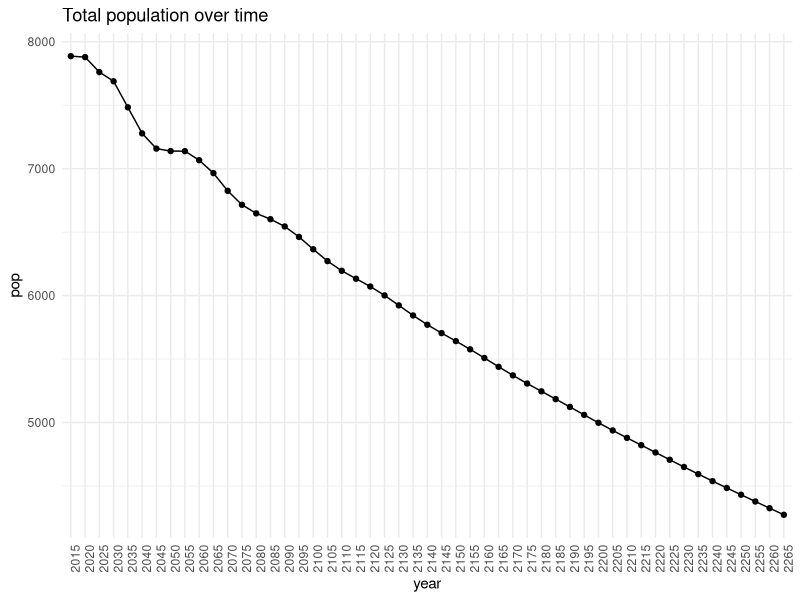
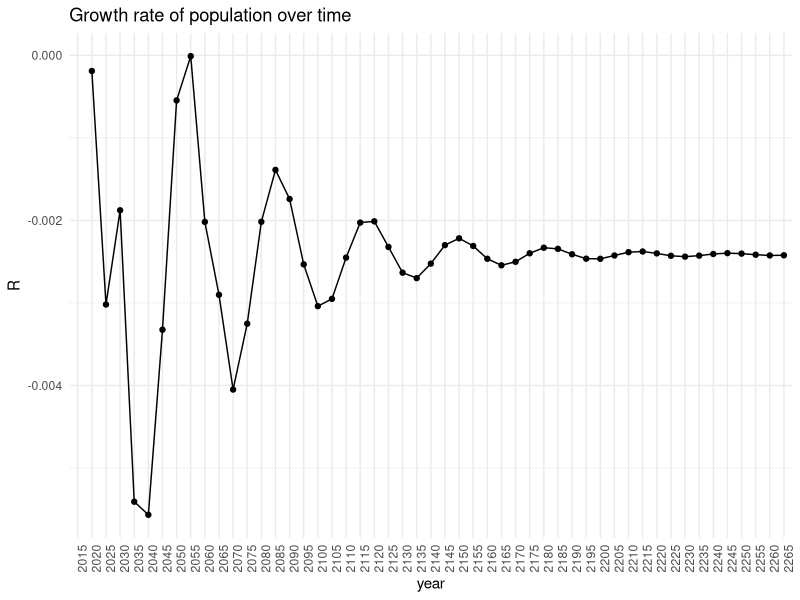
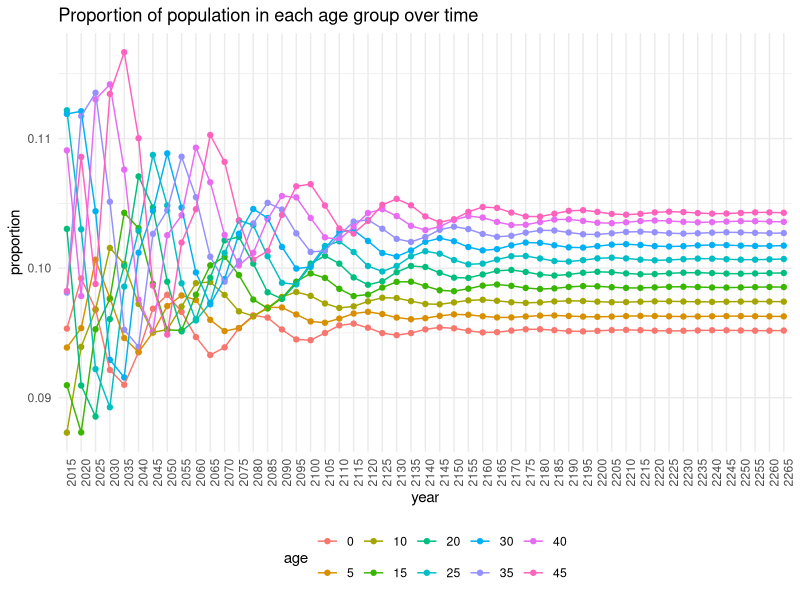
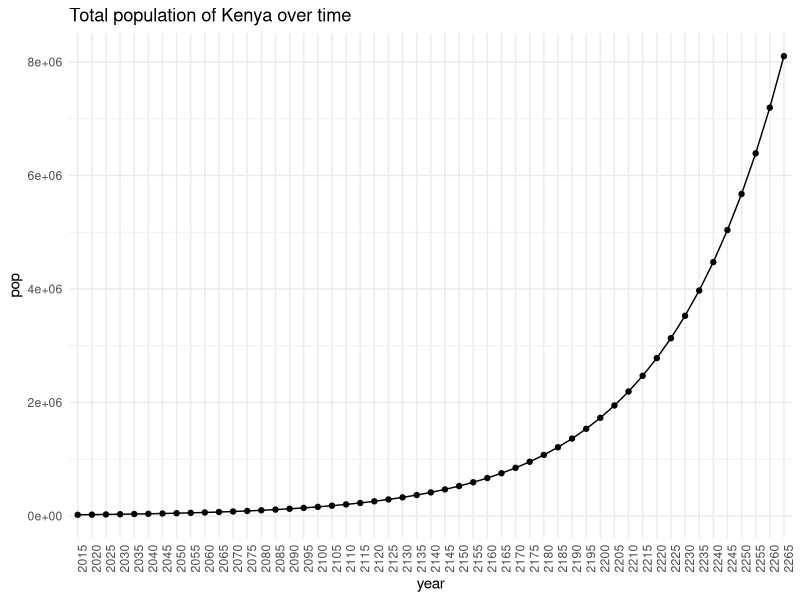
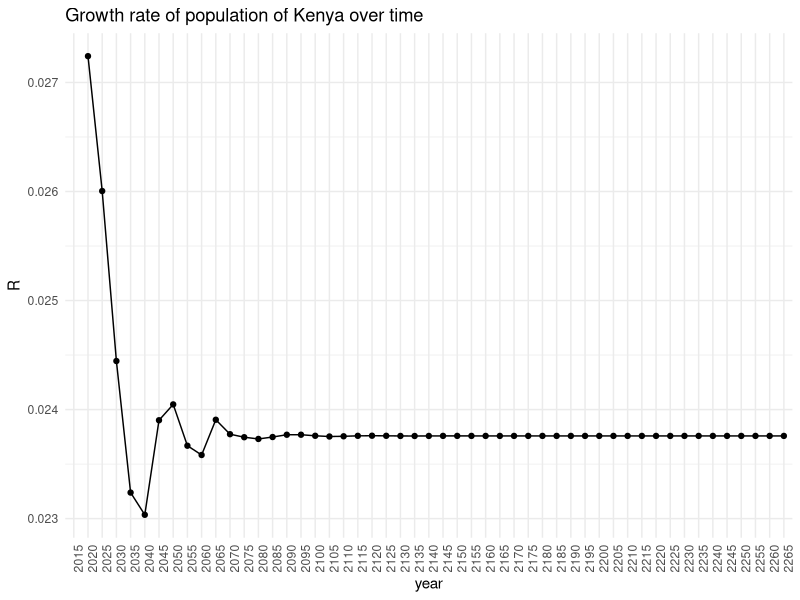
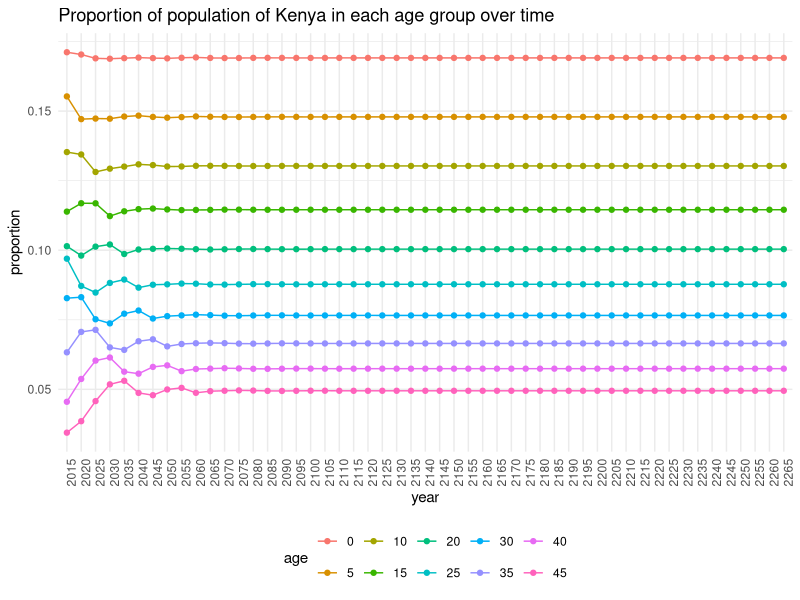
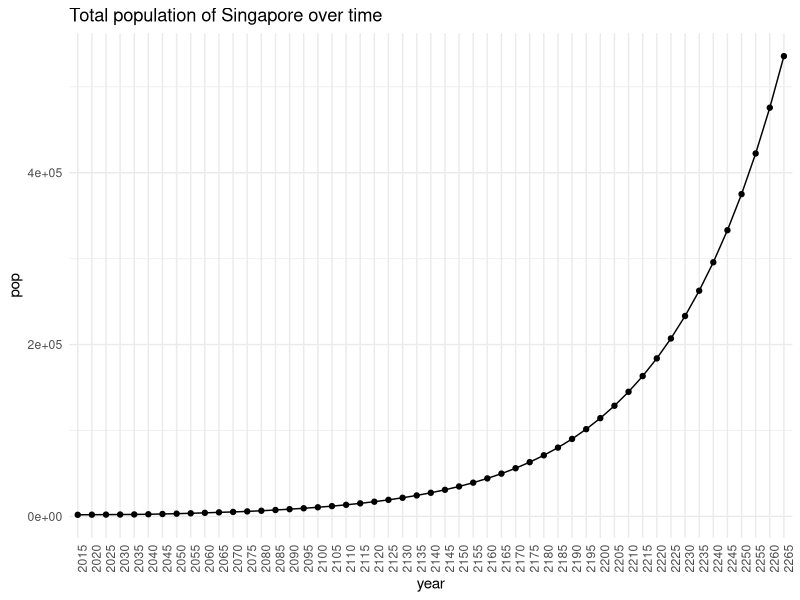
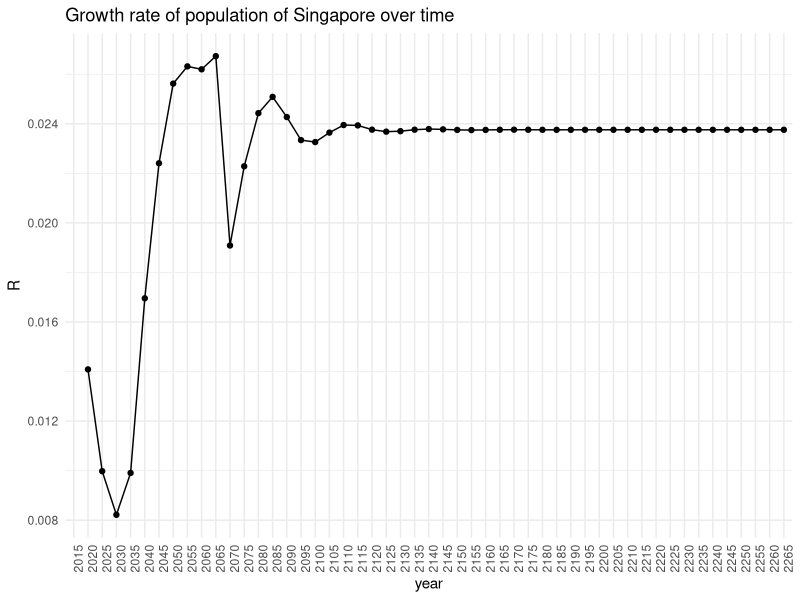

Generate these figures, in order, with R:
## ---- chunk 1
# run this chunk first!
knitr::opts_chunk$set(echo = TRUE)
library(tidyverse)

theme_set(theme_minimal())
## ---- chunk 2
d <- read_csv("../bfdw_projection_data.csv") %>%
  # let's quickly repeat a few calculations that we made in Lab 1
         # change the radix to 1
  mutate(nLx = nLx/10^5, 
         # make fertility rates per woman, instead of per 1000 women
         nFx = nFx/1000) %>%
  group_by(country) %>%
         # calculate the fraction of the population in each age group
  mutate(nCx = nKx/sum(nKx)) %>%
  ungroup()
## ---- chunk 3
## function to define Leslie matrix, based on nLx and nFx values
leslie <- function(nLx,
                   nFx, 
                   n_age_groups=10,
                   ffab = 0.4886){
  L = matrix(0, nrow = n_age_groups, ncol = n_age_groups)
  L[1,] = ffab * nLx[1]*(nFx[1:n_age_groups]+nFx[2:(n_age_groups+1)]*nLx[2:(n_age_groups+1)]/nLx[1:n_age_groups])/2 # top row 
  diag(L[2:n_age_groups,1:(n_age_groups-1)]) = nLx[2:n_age_groups] / nLx[1:(n_age_groups-1)] # subdiagonal
  return(L)
}
## ---- chunk 4
LAA <- leslie(nLx = d$nLx[d$country=="Australia"], 
              nFx = d$nFx[d$country=="Australia"])
LAA
## ---- chunk 5
LAS <- leslie(nLx = d$nLx[d$country=="Australia"], 
              nFx = d$nFx[d$country=="Senegal"])
LAS
## ---- chunk 6
n_age_groups <- 10 # 0-50 in 5yr age groups
n_projections <- 50 # want to project forward 50*5 = 250 years
initial_pop <- d$nKx[d$country=="Australia"] # set initial population to be Australia's population in 2015
# define population matrix K
K <- matrix(0, nrow = n_age_groups, ncol = n_projections+1)
K[,1] <- initial_pop[1:n_age_groups]

# do the projection!
for(i in 2:(n_projections+1)){
  K[,i] <- LAA%*%K[,i-1] 
}

head(K[,1:5])
## ---- chunk 7
# get K in a form that's easier to ggplot
# make into a dataframe, name columns as years and add an age column
Kdf <- as.data.frame(K)
colnames(Kdf) <- seq(from = 2015, to = (2015+n_projections*5), by = 5)
Kdf <- cbind(age = seq(from = 0, to = 45, by = 5), Kdf)

# get in long format and then add proportion of population in each age group
Klong <- Kdf %>% 
  gather(year, population, -age) %>%
  group_by(year) %>%
  mutate(proportion = population/sum(population), 
         age = as.factor(age))
head(Klong)
## ---- chunk 8
# total population by year
tot_pop <- Klong %>% 
  group_by(year) %>%
  summarise(pop = sum(population)) %>%
  # this applies the formula for R that we derived above
  mutate(R = c(NA, log(pop[2:n()]/pop[1:(n()-1)])/5))
head(tot_pop)
## ---- chunk 9
# plot total population over time 
ggplot(data = tot_pop, aes(x = year, y = pop, group = 1)) +
  geom_point() + geom_line()+
  theme(axis.text.x = element_text(angle = 90, hjust = 1))+
  ggtitle("Total population over time")
## ---- chunk 10
# plot growth rate over time
ggplot(data = tot_pop, aes(x = year, y = R, group = 1)) +
  geom_point() + geom_line()+
  theme(axis.text.x = element_text(angle = 90, hjust = 1))+
  ggtitle("Growth rate of population over time")
## ---- chunk 11

# plot proportion in each age group over time
ggplot(data = Klong, aes(x = year, y = proportion, group = age, color = age)) +
  geom_point() + geom_line()+ 
  theme(axis.text.x = element_text(angle = 90, hjust = 1), legend.position='bottom')+
  ggtitle("Proportion of population in each age group over time")
## ---- chunk 12
# summarize the code we developed above in a function
project_population <- function(n_age_groups = 10,
                               n_projections = 50,
                               # the starting population
                               initial_pop,
                               # the Leslie matrix
                               L) {
  
  # define population matrix K
  K <- matrix(0, nrow = n_age_groups, ncol = n_projections+1)
  K[,1] <- initial_pop[1:n_age_groups]
  
  # do the projection!
  for(i in 2:(n_projections+1)){
    K[,i] <- L%*%K[,i-1] 
  }
  
  # get K in a form that's easier to ggplot
  # make into a dataframe, name columns as years and add an age column
  Kdf <- as.data.frame(K)
  colnames(Kdf) <- seq(from = 2015, to = (2015+n_projections*5), by = 5)
  Kdf <- cbind(age = seq(from = 0, to = 45, by = 5), Kdf)
  
  # get in long format and then add proportion of population in each age group
  Klong <- Kdf %>% 
    gather(year, population, -age) %>%
    group_by(year) %>%
    mutate(proportion = population/sum(population), 
           age = as.factor(age))
  
  # summarize the projection with total population and growth rate
  tot_pop <- Klong %>% 
    group_by(year) %>%
    summarise(pop = sum(population)) %>%
    # this applies the formula for R that we derived above
    mutate(R = c(NA, log(pop[2:n()]/pop[1:(n()-1)])/5))

  return(list(projection = Klong,
              tot_pop = tot_pop))
}
## ---- chunk 13
proj_AA <- project_population(initial_pop = d$nKx[d$country == 'Australia'],
                              L =  LAA)

names(proj_AA)
## ---- chunk 14
proj_AA$projection
## ---- chunk 15
proj_AA$tot_pop
## ---- chunk 16
# make Leslie matrix with Kenyan rates
LKA <- leslie(nLx = d$nLx[d$country=="Kenya"], 
              nFx = d$nFx[d$country=="Kenya"])
# project using Kenyan matrix and current population
proj_KA <- project_population(initial_pop = d$nKx[d$country == 'Kenya'],
                              L =  LKA)

proj_KA$projection
proj_KA$tot_pop
## ---- chunk 17
# plot total population over time 
ggplot(data = proj_KA$tot_pop, aes(x = year, y = pop, group = 1)) +
  geom_point() + geom_line()+
  theme(axis.text.x = element_text(angle = 90, hjust = 1))+
  ggtitle("Total population of Kenya over time")
## ---- chunk 18
# plot growth rate over time
ggplot(data = proj_KA$tot_pop, aes(x = year, y = R, group = 1)) +
  geom_point() + geom_line()+
  theme(axis.text.x = element_text(angle = 90, hjust = 1))+
  ggtitle("Growth rate of population of Kenya over time")
## ---- chunk 19
# plot proportion in each age group over time
ggplot(data = proj_KA$projection, aes(x = year, y = proportion, group = age, color = age)) +
  geom_point() + geom_line()+ 
  theme(axis.text.x = element_text(angle = 90, hjust = 1), legend.position='bottom')+
  ggtitle("Proportion of population of Kenya in each age group over time")
## ---- chunk 20
# extract values of ncx from the projected population in 2265, long after it stabilizes
# extract values of nLx directly from the data
# for two age groups, 0-5 and 5-10
KA_stable <- proj_KA$projection %>% filter(year == 2265) %>% slice(1:2) %>% mutate(nLx = d$nLx[d$country=="Kenya"][1:2]) 
KA_stable
## ---- chunk 21
# calculate r
r <- -(1/5) * log(KA_stable$nLx[1]/(KA_stable$proportion[1]/KA_stable$proportion[2]*KA_stable$nLx[2]))
r

## ---- chunk 22
# project using Kenyan rates and Singaporean initial population
proj_SI <- project_population(initial_pop = d$nKx[d$country == 'Singapore'],
                              L =  LKA)
proj_SI$projection
proj_SI$tot_pop
## ---- chunk 23
# plot total population over time 
ggplot(data = proj_SI$tot_pop, aes(x = year, y = pop, group = 1)) +
  geom_point() + geom_line()+
  theme(axis.text.x = element_text(angle = 90, hjust = 1))+
  ggtitle("Total population of Singapore over time")
## ---- chunk 24
# plot growth rate over time
ggplot(data = proj_SI$tot_pop, aes(x = year, y = R, group = 1)) +
  geom_point() + geom_line()+
  theme(axis.text.x = element_text(angle = 90, hjust = 1))+
  ggtitle("Growth rate of population of Singapore over time")
## ---- chunk 25
# plot proportion in each age group over time
ggplot(data = proj_KA$projection, aes(x = year, y = proportion, group = age, color = age)) +
  geom_point() + geom_line()+ 
  theme(axis.text.x = element_text(angle = 90, hjust = 1), legend.position='bottom')+
  ggtitle("Proportion of population of Singapore in each age group over time")
